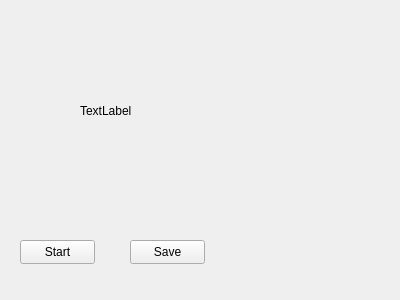
<?xml version="1.0" encoding="UTF-8"?>
<ui version="4.0">
 <class>Form</class>
 <widget class="QWidget" name="Form">
  <property name="geometry">
   <rect>
    <x>0</x>
    <y>0</y>
    <width>400</width>
    <height>300</height>
   </rect>
  </property>
  <property name="windowTitle">
   <string>Form</string>
  </property>
  <widget class="QPushButton" name="control_bt">
   <property name="geometry">
    <rect>
     <x>20</x>
     <y>240</y>
     <width>75</width>
     <height>24</height>
    </rect>
   </property>
   <property name="text">
    <string>Start</string>
   </property>
  </widget>
  <widget class="QPushButton" name="save_bt">
   <property name="geometry">
    <rect>
     <x>130</x>
     <y>240</y>
     <width>75</width>
     <height>24</height>
    </rect>
   </property>
   <property name="text">
    <string>Save</string>
   </property>
  </widget>
  <widget class="QLabel" name="image_label">
   <property name="geometry">
    <rect>
     <x>80</x>
     <y>60</y>
     <width>121</width>
     <height>101</height>
    </rect>
   </property>
   <property name="text">
    <string>TextLabel</string>
   </property>
  </widget>
 </widget>
 <resources/>
 <connections/>
</ui>
